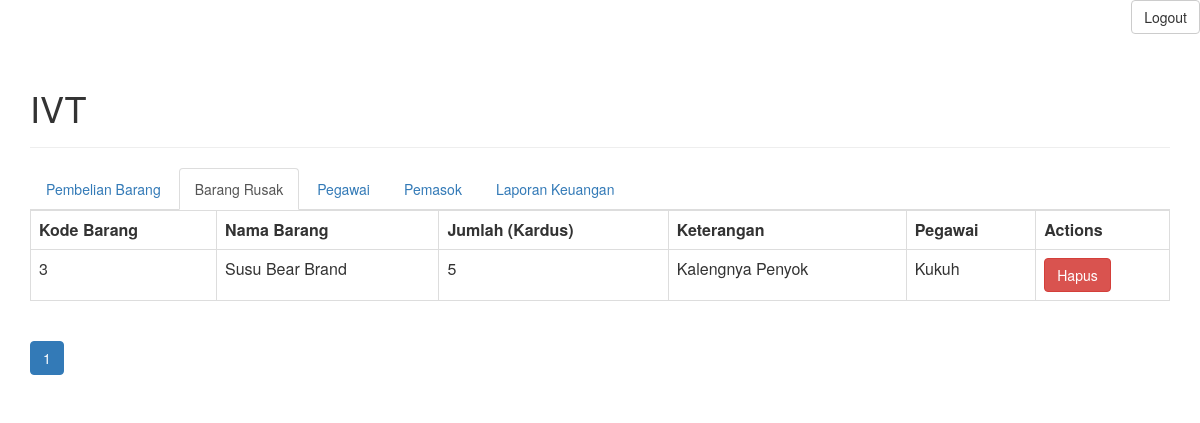
The page /view-barangrusakm.php (signed in) on the database as committed earlier.
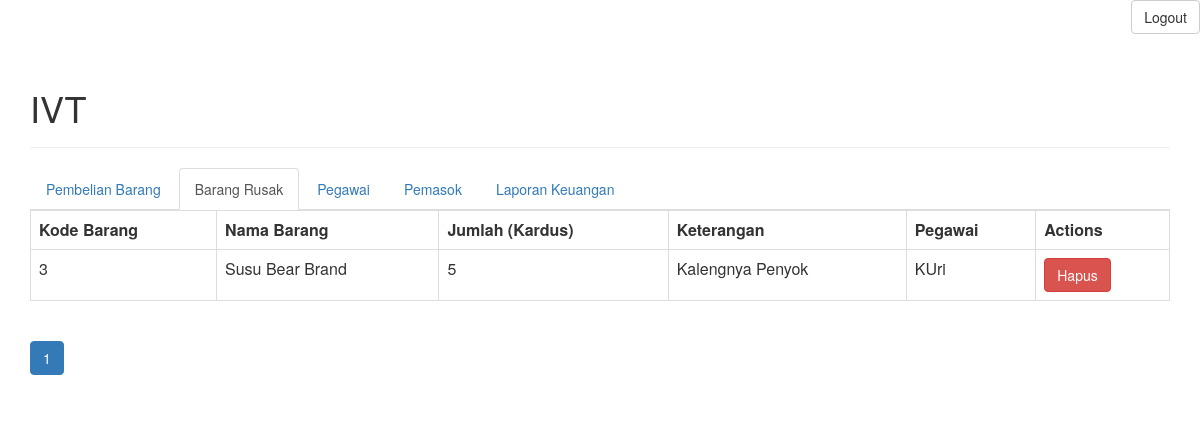
The same page on the database as committed later.
### tables this page shows
CREATE TABLE `barang_rusak` (
  `id_barang_rusak` int(11) NOT NULL,
  `nipg` int(11) DEFAULT NULL,
  `nib` int(11) DEFAULT NULL,
  `Keterangan` varchar(256) DEFAULT NULL,
  `jumlah` int(11) DEFAULT NULL
);

CREATE TABLE `pegawai` (
  `nipg` int(11) NOT NULL,
  `nama` varchar(256) DEFAULT NULL,
  `alamat` varchar(256) DEFAULT NULL,
  `no_tlp` varchar(256) DEFAULT NULL,
  `username` varchar(11) DEFAULT NULL,
  `password` varchar(16) DEFAULT NULL
);

CREATE TABLE `barang` (
  `nib` int(11) NOT NULL,
  `tanggal_tambah` date DEFAULT NULL,
  `nama` varchar(256) DEFAULT NULL,
  `jumlah` int(11) DEFAULT NULL,
  `harga_jual` int(11) DEFAULT NULL
);

### objects/barang_rusak.php (called while the page is built, shortened)
<?php
class Barang_Rusak{
    private $conn;
    private $table_name = "barang_rusak";
    public function __construct($db){
        $this->conn = $db;
    }
    function readAll($page, $from_record_num, $records_per_page){
    $query = "SELECT
    id_barang_rusak, keterangan, nib, nipg,jumlah
    FROM
    " . $this->table_name . "
    ORDER BY
    keterangan ASC
    LIMIT
    {$from_record_num}, {$records_per_page}";
    $stmt = $this->conn->prepare( $query );
    $stmt->execute();
    return $stmt;
}
}
?>

### objects/barang.php (called while the page is built, shortened)
<?php
class Barang{
    private $conn;
    private $table_name = "barang";
    public $nib;
    public function __construct($db){
        $this->conn = $db;
    }
	  public function readOne(){
        $query = "SELECT
                    nama, harga_jual, jumlah,tanggal_tambah
                FROM
                    " . $this->table_name . "
                WHERE
                    nib = ?
                LIMIT
                    0,1";
        $stmt = $this->conn->prepare( $query );
        $stmt->bindParam(1, $this->nib);
        $stmt->execute();
        $row = $stmt->fetch(PDO::FETCH_ASSOC);
        $this->nama = $row['nama'];
    }
}
?>

### objects/pegawai.php (called while the page is built, shortened)
<?php
class Pegawai{
    private $conn;
    private $table_name = "pegawai";
    public $nipg;
    public function __construct($db){
        $this->conn = $db;
    }
      public function readOne(){
        $query = "SELECT
                    nama, alamat, no_tlp ,username,password
                FROM
                    " . $this->table_name . "
                WHERE
                    nipg = ?
                LIMIT
                    0,1";
        $stmt = $this->conn->prepare( $query );
        $stmt->bindParam(1, $this->nipg);
        $stmt->execute();
        $row = $stmt->fetch(PDO::FETCH_ASSOC);
        $this->nama = $row['nama'];
    }
}
?>

### view-barangrusakm.php (the view, shortened to what this page needs)
<div class="right-button-margin">
    <a href="logout_manajer.php" class="btn btn-default pull-right">Logout</a>
</div>
<?php
include_once 'objects/barang_rusak.php';
include_once 'objects/barang.php';
include_once 'objects/pegawai.php';
include_once "header.php";
?>
<ul class="nav nav-tabs">
  <li ><a href="view-pembelianbarang.php">Pembelian Barang</a></li>
  <li class="active"><a href="view-barangrusakm.php">Barang Rusak</a></li>
  <li><a href="view-pegawai.php">Pegawai</a></li>
  <li ><a href="view-pemasok.php">Pemasok</a></li>
  <li><a href="view-transaksi.php">Laporan Keuangan</a></li>
</ul>
<?php
$page = isset($_GET['page']) ? $_GET['page'] : 1;
$records_per_page = 3;
$from_record_num = ($records_per_page * $page) - $records_per_page;
$database = new Database();
$db = $database->getConnection();
$barang_rusak = new Barang_Rusak($db);
$barang = new Barang($db);
$pegawai = new Pegawai($db);
$stmt = $barang_rusak->readAll($page, $from_record_num, $records_per_page);
$num = $stmt->rowCount();
if ($num >0)
{
    echo '<table class="table table-hover table-responsive table-bordered" id="c">';
    echo '  <tr>';
    echo '      <th>Kode Barang</th>';
    echo '      <th>Nama Barang</th>';
    echo '      <th>Jumlah (Kardus)</th>';
    echo '      <th>Keterangan</th>';
    echo '      <th>Pegawai</th>';
    echo '      <th>Actions</th>';
    echo '  </tr>';
     while ($row = $stmt->fetch(PDO::FETCH_ASSOC))
    {
        extract($row);
        $barang->nib = $nib;
        $barang->readOne();
        echo '<tr>';
        echo '  <td>';
            echo $barang->nib;
        echo '</td>';
        echo '  <td>';
            echo $barang->nama;
        echo '</td>';
         echo '  <td>'.$jumlah.'</td>';
         echo '  <td>'.$keterangan.'</td>';
        echo '  <td>';
            $pegawai->nipg = $nipg;
            $pegawai->readOne();
            echo $pegawai->nama;
        echo '</td>';
        echo '  <td>';
            echo '<a delete-id="'.$id_barang_rusak.'" class="btn btn-danger delete-object">Hapus</a>';
        echo '</td>';
        echo '</tr>';
    }
    echo '</table>';
}
else
{
    echo '<div>Barang Rusak Kosong.</div>';
}
?>
<?php
include_once 'paging-barangrusakm.php';
?>
<?
include_once "footer.php";
?>

Rows that differ between the two databases and show on the page:
changed through a linked row, barang_rusak "Kalengnya Penyok": nipg.nama "Kukuh" → "KUri"
